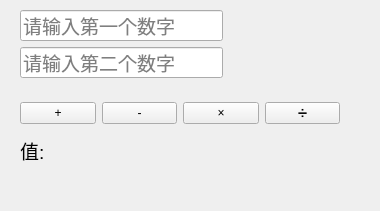
<?xml version="1.0" encoding="UTF-8"?>
<ui version="4.0">
 <class>Form</class>
 <widget class="QWidget" name="Form">
  <property name="geometry">
   <rect>
    <x>0</x>
    <y>0</y>
    <width>380</width>
    <height>211</height>
   </rect>
  </property>
  <property name="windowTitle">
   <string>Form</string>
  </property>
  <widget class="QLabel" name="label">
   <property name="geometry">
    <rect>
     <x>20</x>
     <y>140</y>
     <width>161</width>
     <height>21</height>
    </rect>
   </property>
   <property name="font">
    <font>
     <pointsize>14</pointsize>
    </font>
   </property>
   <property name="text">
    <string>值:</string>
   </property>
  </widget>
  <widget class="QWidget" name="">
   <property name="geometry">
    <rect>
     <x>20</x>
     <y>10</y>
     <width>203</width>
     <height>68</height>
    </rect>
   </property>
   <layout class="QVBoxLayout" name="verticalLayout">
    <item>
     <widget class="QLineEdit" name="number_1">
      <property name="font">
       <font>
        <pointsize>14</pointsize>
       </font>
      </property>
      <property name="placeholderText">
       <string>请输入第一个数字</string>
      </property>
     </widget>
    </item>
    <item>
     <widget class="QLineEdit" name="lineEdit_2">
      <property name="font">
       <font>
        <pointsize>14</pointsize>
       </font>
      </property>
      <property name="placeholderText">
       <string>请输入第二个数字</string>
      </property>
     </widget>
    </item>
   </layout>
  </widget>
  <widget class="QWidget" name="">
   <property name="geometry">
    <rect>
     <x>20</x>
     <y>100</y>
     <width>320</width>
     <height>26</height>
    </rect>
   </property>
   <layout class="QHBoxLayout" name="horizontalLayout">
    <item>
     <widget class="QPushButton" name="pushButton">
      <property name="text">
       <string>+</string>
      </property>
     </widget>
    </item>
    <item>
     <widget class="QPushButton" name="pushButton_2">
      <property name="text">
       <string>-</string>
      </property>
     </widget>
    </item>
    <item>
     <widget class="QPushButton" name="pushButton_3">
      <property name="text">
       <string>×</string>
      </property>
     </widget>
    </item>
    <item>
     <widget class="QPushButton" name="pushButton_4">
      <property name="text">
       <string>➗</string>
      </property>
     </widget>
    </item>
   </layout>
  </widget>
 </widget>
 <resources/>
 <connections/>
</ui>
